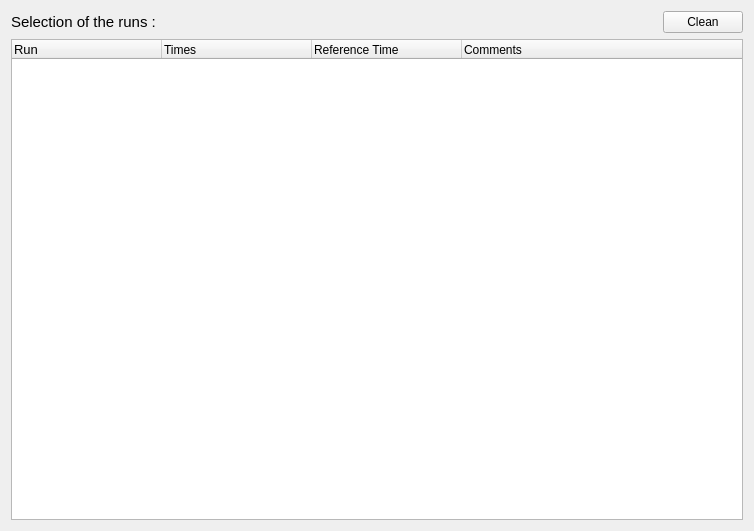
<?xml version="1.0" encoding="UTF-8"?>
<ui version="4.0">
 <class>ui_score_select</class>
 <widget class="QWidget" name="ui_score_select">
  <property name="geometry">
   <rect>
    <x>0</x>
    <y>0</y>
    <width>754</width>
    <height>531</height>
   </rect>
  </property>
  <property name="windowTitle">
   <string>Form</string>
  </property>
  <layout class="QGridLayout" name="gridLayout">
   <item row="0" column="0">
    <layout class="QVBoxLayout" name="verticalLayout_5">
     <item>
      <layout class="QHBoxLayout" name="horizontalLayout">
       <item>
        <widget class="QLabel" name="label_8">
         <property name="font">
          <font>
           <family>Arial</family>
           <pointsize>11</pointsize>
          </font>
         </property>
         <property name="text">
          <string>Selection of the runs :</string>
         </property>
        </widget>
       </item>
       <item>
        <spacer name="horizontalSpacer_3">
         <property name="orientation">
          <enum>Qt::Horizontal</enum>
         </property>
         <property name="sizeHint" stdset="0">
          <size>
           <width>40</width>
           <height>20</height>
          </size>
         </property>
        </spacer>
       </item>
       <item>
        <widget class="QPushButton" name="bt_clean">
         <property name="text">
          <string>Clean</string>
         </property>
        </widget>
       </item>
      </layout>
     </item>
     <item>
      <widget class="QTreeWidget" name="tw_runs">
       <property name="autoFillBackground">
        <bool>false</bool>
       </property>
       <property name="headerHidden">
        <bool>false</bool>
       </property>
       <attribute name="headerVisible">
        <bool>true</bool>
       </attribute>
       <attribute name="headerCascadingSectionResizes">
        <bool>true</bool>
       </attribute>
       <attribute name="headerDefaultSectionSize">
        <number>150</number>
       </attribute>
       <attribute name="headerHighlightSections">
        <bool>true</bool>
       </attribute>
       <attribute name="headerMinimumSectionSize">
        <number>31</number>
       </attribute>
       <attribute name="headerShowSortIndicator" stdset="0">
        <bool>false</bool>
       </attribute>
       <attribute name="headerStretchLastSection">
        <bool>true</bool>
       </attribute>
       <column>
        <property name="text">
         <string>Run</string>
        </property>
        <property name="font">
         <font>
          <pointsize>10</pointsize>
         </font>
        </property>
       </column>
       <column>
        <property name="text">
         <string>Times</string>
        </property>
       </column>
       <column>
        <property name="text">
         <string>Reference Time</string>
        </property>
       </column>
       <column>
        <property name="text">
         <string>Comments</string>
        </property>
       </column>
      </widget>
     </item>
    </layout>
   </item>
  </layout>
 </widget>
 <resources/>
 <connections/>
</ui>
